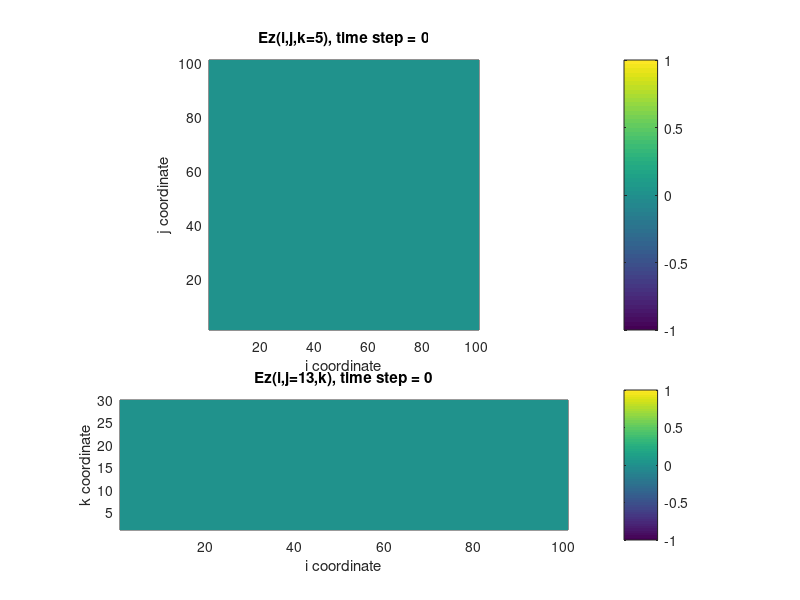

MATLAB code for this plot: (Note: this script raises an error after producing the figure.)
%***********************************************************************
%     3-D FDTD code with Mur boundaries
%***********************************************************************
%
%     This MATLAB M-file implements the finite-difference time-domain
%     solution of Maxwell's curl equations over a three-dimensional
%     Cartesian space lattice comprised of uniform cubic grid cells.
%     
%     The length, width, and height of the FDTD area are 
%     20.0 cm (x-direction), 20.0 cm (y-direction), and 
%     6.0 cm (z-direction), respectively.
%
%     The area is excited by an additive current source oriented
%     along the z-direction.  The source waveform is a sinusoid wave 
%     given by 
%          E(t)=ea*sin(2*pi*f).
%
%     The spatial step is 0.2cm.
%
%     This M-file displays the FDTD-computed Ez fields at every other
%     time step, and records those frames in a movie matrix, M, which 
%     is played at the end of the simulation using the "movie" command.
%
%***********************************************************************

clear

%***********************************************************************
%     Fundamental constants
%***********************************************************************

cc=2.99792458e8;            %speed of light in free space
muz=4.0*pi*1.0e-7;          %permeability of free space
epsz=1.0/(cc*cc*muz);       %permittivity of free space

%***********************************************************************
%     Grid parameters
%***********************************************************************

ie=100;       %number of grid cells in x-direction
je=100;        %number of grid cells in y-direction
ke=30;        %number of grid cells in z-direction

ib=ie+1;     
jb=je+1;   
kb=ke+1;   

is=50;        %location of z-directed current source
js=50;        %location of z-directed current source

kobs=15;
dx=0.002;          %space increment of cubic lattice
dt=dx/(2.0*cc);    %time step

nmax=500;          %total number of time steps

%***********************************************************************
%     Sinusoid wave excitation
%***********************************************************************

f=2000e+6;
ea=-5e+5;

%***********************************************************************
%     Material parameters
%***********************************************************************

eps=1.0;
sig=0.0;        

%***********************************************************************
%     Updating coefficients
%***********************************************************************

ca=(1.0-(dt*sig)/(2.0*epsz*eps))/(1.0+(dt*sig)/(2.0*epsz*eps));
cb=(dt/epsz/eps/dx)/(1.0+(dt*sig)/(2.0*epsz*eps));
da=1.0;
db=dt/muz/dx;

%***********************************************************************
%     Field arrays
%***********************************************************************

ex=zeros(ie,jb,kb);
ey=zeros(ib,je,kb);
ez=zeros(ib,jb,ke);
hx=zeros(ib,je,ke);
hy=zeros(ie,jb,ke);
hz=zeros(ie,je,kb);

ex2=zeros(ie,jb,kb);   %the intermediate variable of Mur boundaries
ey2=zeros(ib,je,kb);   %the intermediate variable of Mur boundaries
ez2=zeros(ib,jb,ke);   %the intermediate variable of Mur boundaries


%***********************************************************************
%     Movie initialization
%***********************************************************************

tview(:,:)=ez(:,:,kobs);
sview(:,:)=ez(:,js,:);

subplot('position',[0.15 0.45 0.7 0.45]),pcolor(tview');
shading flat;
caxis([-1.0 1.0]);
colorbar;
axis image;
title(['Ez(i,j,k=5), time step = 0']);
xlabel('i coordinate');
ylabel('j coordinate');

subplot('position',[0.15 0.10 0.7 0.25]),pcolor(sview');
shading flat;
caxis([-1.0 1.0]);
colorbar;
axis image;
title(['Ez(i,j=13,k), time step = 0']);
xlabel('i coordinate');
ylabel('k coordinate');

rect=get(gcf,'Position');
rect(1:2)=[0 0];

M=moviein(nmax/2,gcf,rect);

%***********************************************************************
%     BEGIN TIME-STEPPING LOOP
%***********************************************************************

for n=1:nmax
   
%***********************************************************************
%     Update electric fields
%***********************************************************************

ex(1:ie,2:je,2:ke)=ca*ex(1:ie,2:je,2:ke)+...
                   cb*(hz(1:ie,2:je,2:ke)-hz(1:ie,1:je-1,2:ke)+...
                       hy(1:ie,2:je,1:ke-1)-hy(1:ie,2:je,2:ke));

ey(2:ie,1:je,2:ke)=ca*ey(2:ie,1:je,2:ke)+...
                   cb*(hx(2:ie,1:je,2:ke)-hx(2:ie,1:je,1:ke-1)+...
                       hz(1:ie-1,1:je,2:ke)-hz(2:ie,1:je,2:ke));
                    
ez(2:ie,2:je,1:ke)=ca*ez(2:ie,2:je,1:ke)+...
                   cb*(hx(2:ie,1:je-1,1:ke)-hx(2:ie,2:je,1:ke)+...
                       hy(2:ie,2:je,1:ke)-hy(1:ie-1,2:je,1:ke));
                    
ez(is,js,1:ke)=ez(is,js,1:ke)+...
               ea*sin(2*pi*f*n*dt);
           
%**************************************************************************
%                          Mur boundaries
%**************************************************************************

ey(1,2:je-1,2:ke)=ey2(2,2:je-1,2:ke)+((cc*dt-dx)/(cc*dt+dx))*(ey(2,2:je-1,2:ke)-...
                  ey2(1,2:je-1,2:ke));   % surface x=0, Ey
         
ez(1,2:je,2:ke-1)=ez2(2,2:je,2:ke-1)+((cc*dt-dx)/(cc*dt+dx))*(ez(2,2:je,2:ke-1)-...
                  ez2(1,2:je,2:ke-1));   % surface x=0, Ez
              
ey(ib,2:je-1,2:ke)=ey2(ie,2:je-1,2:ke)+((cc*dt-dx)/(cc*dt+dx))*(ey(ie,2:je-1,2:ke)-...
                  ey2(1,2:je-1,2:ke));   % surface x=20.0cm, Ey
         
ez(ib,2:je,2:ke-1)=ez2(ie,2:je,2:ke-1)+((cc*dt-dx)/(cc*dt+dx))*(ez(ie,2:je,2:ke-1)-...
                  ez2(1,2:je,2:ke-1));   % surface x=20.0cm, Ez
              
ex(2:ie-1,1,2:ke)=ex2(2:ie-1,2,2:ke)+((cc*dt-dx)/(cc*dt+dx))*(ex(2:ie-1,2,2:ke)-...
                  ex2(2:ie-1,1,2:ke));   % surface y=0, Ex
         
ez(2:ie,1,2:ke-1)=ez2(2:ie,2,2:ke-1)+((cc*dt-dx)/(cc*dt+dx))*(ez(2:ie,2,2:ke-1)-...
                  ez2(2:ie,1,2:ke-1));   % surface y=0, Ez
              
ex(2:ie-1,jb,2:ke)=ex2(2:ie-1,je,2:ke)+((cc*dt-dx)/(cc*dt+dx))*(ex(2:ie-1,je,2:ke)-...
                  ex2(2:ie-1,jb,2:ke));   % surface y=10.0cm, Ex
         
ez(2:ie,jb,2:ke-1)=ez2(2:ie,je,2:ke-1)+((cc*dt-dx)/(cc*dt+dx))*(ez(2:ie,je,2:ke-1)-...
                  ez2(2:ie,jb,2:ke-1));   % surface y=10.0cm, Ez
              
ex(2:ie-1,2:je,1)=ex2(2:ie-1,2:je,2)+((cc*dt-dx)/(cc*dt+dx))*(ex(2:ie-1,2:je,2)-...
                  ex2(2:ie-1,2:je,1));    % surface z=0, Ex 
              
ey(2:ie,2:je-1,1)=ey2(2:ie,2:je-1,2)+((cc*dt-dx)/(cc*dt+dx))*(ey(2:ie,2:je-1,2)-...
                  ey2(2:ie,2:je-1,1));    % surface z=0, Ey
              
ex(2:ie-1,2:je,kb)=ex2(2:ie-1,2:je,ke)+((cc*dt-dx)/(cc*dt+dx))*(ex(2:ie-1,2:je,ke)-...
                  ex2(2:ie-1,2:je,kb));   % surface z=6.0cm, Ex

ey(2:ie,2:je-1,kb)=ey2(2:ie,2:je-1,ke)+((cc*dt-dx)/(cc*dt+dx))*(ey(2:ie,2:je-1,ke)-...
                  ey2(2:ie,2:je-1,kb));   % surface z=0.6cm, Ey
              
%***********************************************************************
%     Update magnetic fields
%***********************************************************************

hx(2:ie,1:je,1:ke)=hx(2:ie,1:je,1:ke)+...
                   db*(ey(2:ie,1:je,2:kb)-ey(2:ie,1:je,1:ke)+...
                       ez(2:ie,1:je,1:ke)-ez(2:ie,2:jb,1:ke));
                
hy(1:ie,2:je,1:ke)=hy(1:ie,2:je,1:ke)+...
                   db*(ex(1:ie,2:je,1:ke)-ex(1:ie,2:je,2:kb)+...
                       ez(2:ib,2:je,1:ke)-ez(1:ie,2:je,1:ke));
                
hz(1:ie,1:je,2:ke)=hz(1:ie,1:je,2:ke)+...
                   db*(ex(1:ie,2:jb,2:ke)-ex(1:ie,1:je,2:ke)+...
                       ey(1:ie,1:je,2:ke)-ey(2:ib,1:je,2:ke));
                    
%***********************************************************************
%     Visualize fields
%***********************************************************************

if mod(n,2)==0;

timestep=int2str(n);
tview(:,:)=ez(:,:,kobs);
sview(:,:)=ez(:,js,:);

subplot('position',[0.15 0.45 0.7 0.45]),pcolor(tview');
shading flat;
caxis([-1.0 1.0]);
colorbar;
axis image;
title(['Ez(i,j,k=5), time step = ',timestep]);
xlabel('i coordinate');
ylabel('j coordinate');

subplot('position',[0.15 0.10 0.7 0.25]),pcolor(sview');
shading flat;
caxis([-1.0 1.0]);
colorbar;
axis image;
title(['Ez(i,j=13,k), time step = ',timestep]);
xlabel('i coordinate');
ylabel('k coordinate');

nn=n/2;
M(:,nn)=getframe(gcf,rect);

end;

%***********************************************************************
%                    Update intermediate variables
%***********************************************************************

ex2(1:ie,1:jb,1:kb)=ex(1:ie,1:jb,1:kb);
ey2(1:ib,1:je,1:kb)=ey(1:ib,1:je,1:kb);
ez2(1:ib,1:jb,1:ke)=ez(1:ib,1:jb,1:ke);

%***********************************************************************
%     END TIME-STEPPING LOOP
%***********************************************************************

end

movie(gcf,M,0,10,rect);
